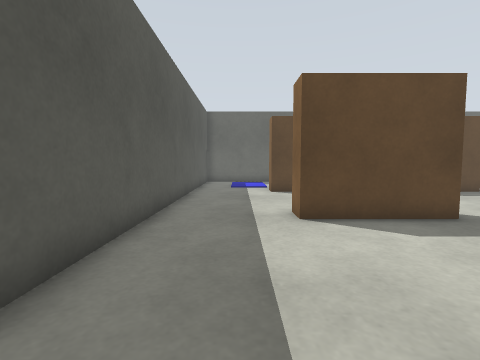
View 1 (above)

16 first-person views from a walk through a robot-simulator world made for Gazebo. The camera is 0.72 m above the floor, tilts 4° down and sees 85° across. The floor is counted in squares, 0.5 m on a side. Each view is taken from the middle of a square. On the plan, view 1 faces up. The plan holds only what a view shows up to about 13 squares ahead; the rest is blank.

View 2
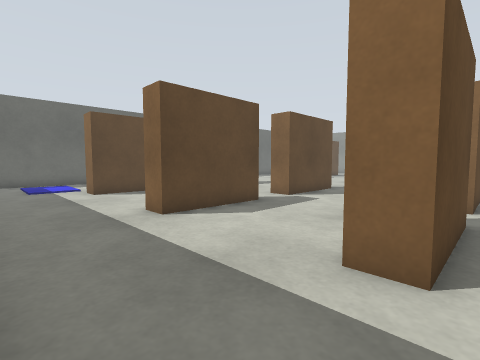

View 3
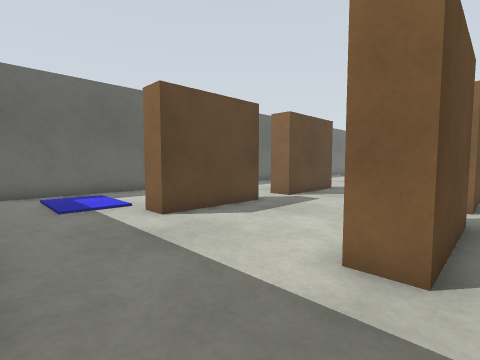

View 4
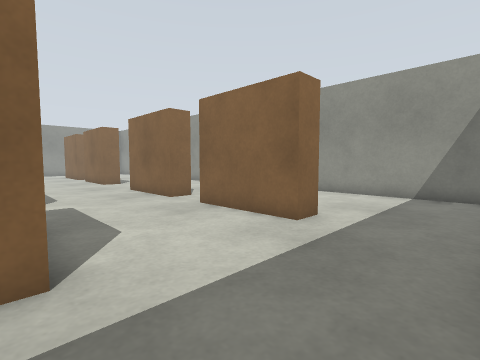

View 5
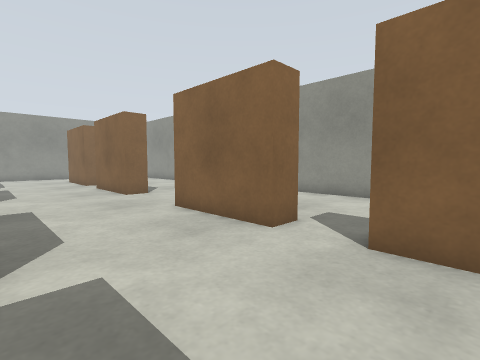

View 6
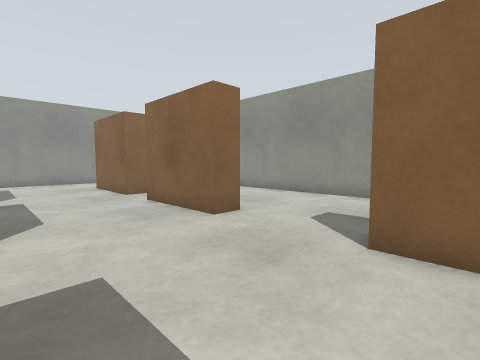

View 7
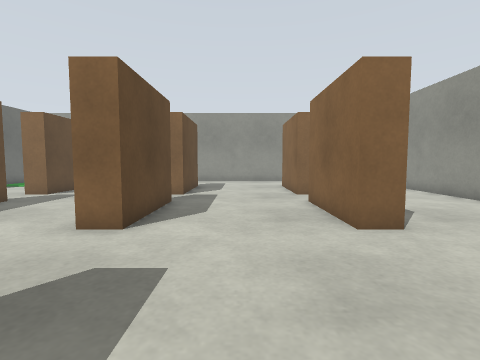

View 8
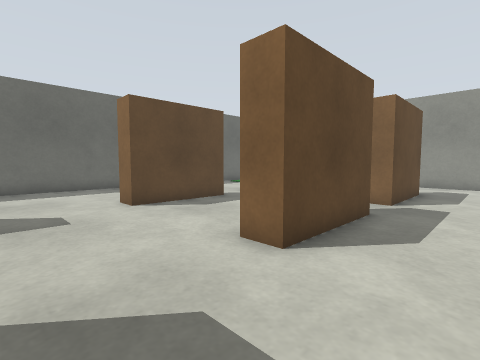

View 9
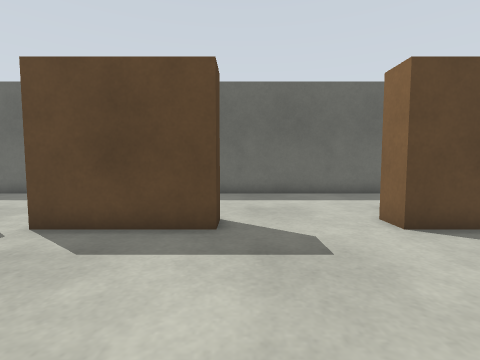

View 10
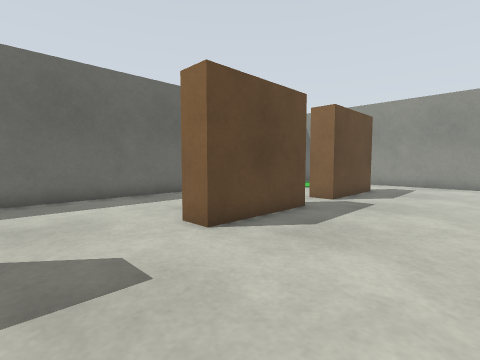

View 11
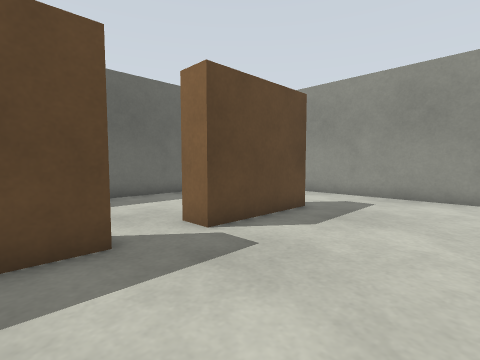

View 12
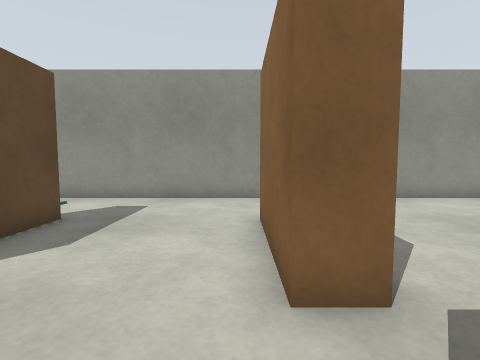

View 13
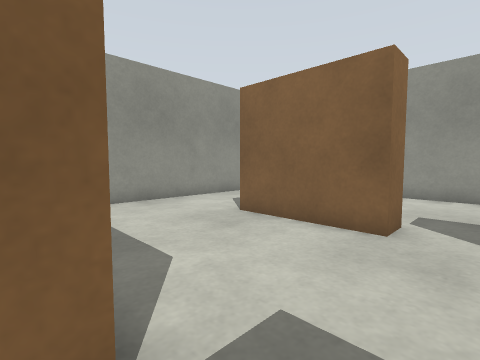

View 14
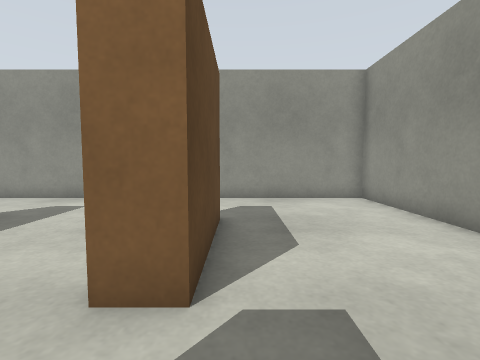

View 15
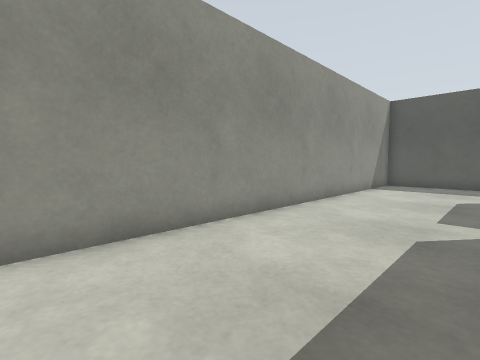

View 16
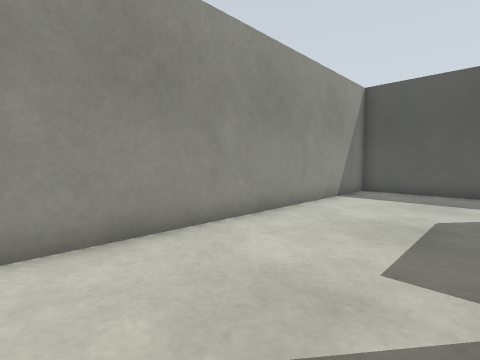

### Floor plan
Points are (right, up) in squares from view 1. A wall is a line through its corners. A room is listed if a view was taken in it or the views show most of it. See-through windows are left out.
Room 1 (views 1, 2, 3, 4, 5, 6, 7, 8, 9, 10, 11, 12, 13, 14, 15, 16)
walls: (10.1, 6.5) (7.5, 6.5) (7.5, 7.5); (19.6, 6.5) (15.5, 6.5) (15.5, 7.5); (11.5, 13.5) (11.5, 12.5) (7.5, 12.5) (7.5, 13.5); (15.5, 0.4) (15.5, 1.5) (19.5, 1.5); (9.8, 0.5) (7.5, 0.5) (7.5, 1.5) (11.5, 1.5); (5.6, 6.5) (1.5, 6.5) (1.5, 7.5); (19.6, 12.5) (15.5, 12.5) (15.5, 13.5); (5.5, 12.5) (1.5, 12.5) (1.5, 13.5); (5.6, 0.5) (1.5, 0.5) (1.5, 1.5) (5.5, 1.5); (25.6, 6.5) (21.5, 6.5) (21.5, 7.5) (25.5, 7.5); (19, 18.8) (11, 18.8); (19.6, -4.8) (29.4, -4.8) (29.4, 15.2); (25.6, 12.5) (21.5, 12.5) (21.5, 13.5); (25.5, 0.5) (21.5, 0.5) (21.5, 1.5) (25.5, 1.5); (3.9, 18.8) (-1.5, 18.8); (-2.3, 13.1) (-2.3, 2.5); (25, 18.8) (21.6, 18.8); (-2.3, -0.5) (-2.3, -4.8) (17.8, -4.8)

Positions as (right, up) in squares from view 1, and headings:
1: (0, 0), facing up
2: (-2, 0), facing up-right
3: (-2, 6), facing up-right
4: (-2, 7), facing down-right
5: (4, 6), facing down-right
6: (10, 6), facing down-right
7: (10, 4), facing right
8: (12, 4), facing up-right
9: (12, 7), facing up
10: (12, 8), facing up-right
11: (18, 8), facing up-right
12: (19, 8), facing right
13: (20, 7), facing down-right
14: (19, 0), facing right
15: (15, 0), facing down-left
16: (11, 0), facing down-left
